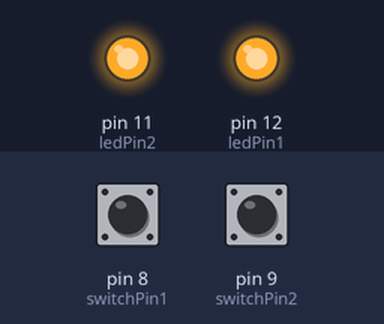
This sketch was run on a simulated Arduino Uno, built with avr-gcc and run on an emulated ATmega328P. Parts: output pins drawn as LEDs (lit = HIGH). The inputs (shaded band) are chosen by the test bench; at power-on: pin 8 (switchPin1) HIGH, pin 9 (switchPin2) HIGH.

Above: at 1.2 s.
1.3 s: pin 8 (switchPin1) pulled LOW for 0.15 s
At 1.9 s:
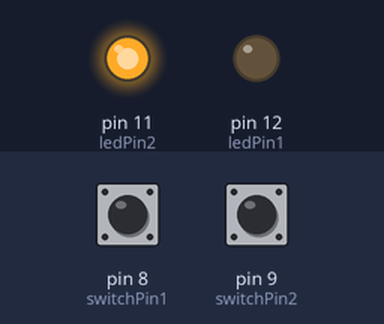
2.9 s: pin 9 (switchPin2) pulled LOW for 0.15 s
At 4.2 s:
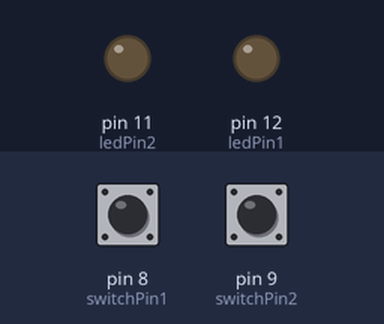
4.5 s: pin 8 (switchPin1) pulled LOW for 1 s
At 6.7 s:
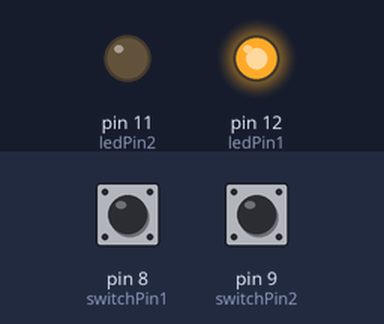
7.0 s: pin 8 (switchPin1) pulled LOW for 3.2 s
At 11.4 s:
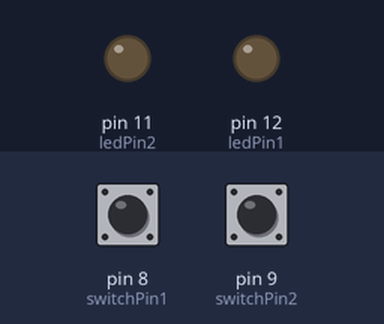
11.7 s: pin 9 (switchPin2) pulled LOW for 1 s
At 13.4 s:
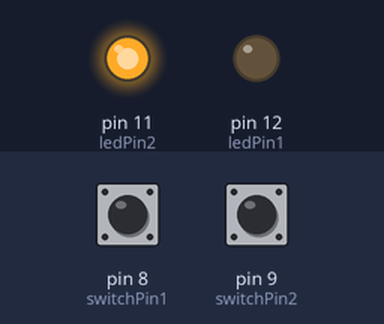
Timing chart, 0 to 14.9 s (numbered marks = the images above; inputs shaded):
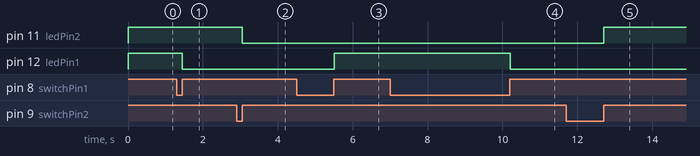

Measured:
- after the input at 1.3 s, pin 12 (ledPin1): HIGH → LOW after 0.16 s
- after the input at 2.9 s, pin 11 (ledPin2): HIGH → LOW after 0.16 s
- after the input at 4.5 s, pin 12 (ledPin1): LOW → HIGH after 1.0 s
- after the input at 7.0 s, pin 12 (ledPin1): HIGH → LOW after 3.2 s
- after the input at 11.7 s, pin 11 (ledPin2): LOW → HIGH after 1.0 s

The sketch:

ButtonFunction.ino
```cpp
int switchPin1 = 8;
int switchPin2 = 9;
int ledPin1 = 12;
int ledPin2 = 11;
boolean lastButton1 = LOW;
boolean lastButton2 = LOW;
boolean currentButton1 = LOW;
boolean currentButton2 = LOW;
boolean ledOn1 = false;
boolean ledOn2 = false;

void setup() {
pinMode(switchPin1, INPUT);
pinMode(switchPin2, INPUT);
pinMode(ledPin1, OUTPUT);
pinMode(ledPin2, OUTPUT);
}

boolean debounce(boolean last, char button) {
  boolean current = digitalRead(button);
  if (last != current){
    delay(5);
    current = digitalRead(button);
  }
  return current;
}

void loop() {
  currentButton1 = debounce(lastButton1, switchPin1);
if (currentButton1 == HIGH  && lastButton1 == LOW) {
ledOn1 = !ledOn1;
}
lastButton1 = currentButton1;
  digitalWrite(ledPin1, ledOn1);

    currentButton2 = debounce(lastButton2, switchPin2);
if (currentButton2 == HIGH  && lastButton2 == LOW) {
ledOn2 = !ledOn2;
}
lastButton2 = currentButton2;
  digitalWrite(ledPin2, ledOn2);
}
```
